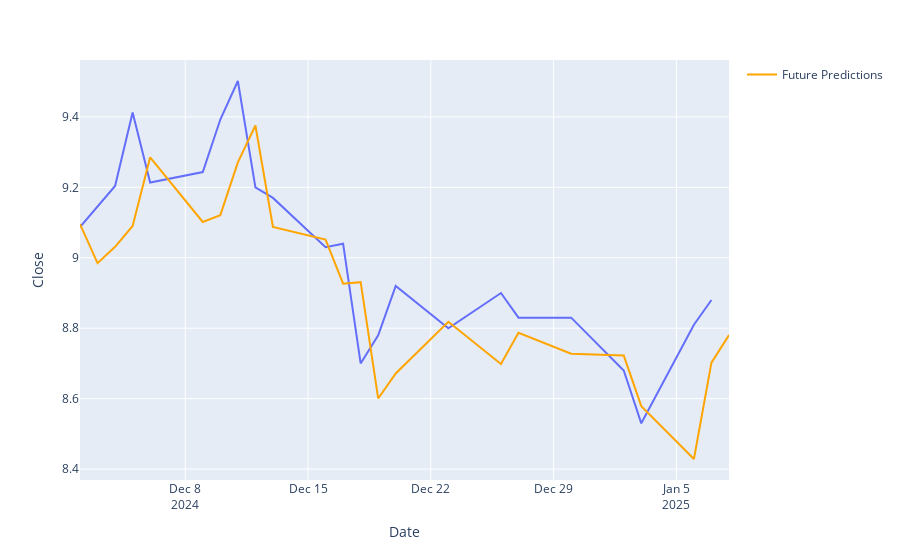

This figure's notebook cell:
### Code cell
# parallel validation

#note: it's made the prediction of the next value of each window sequence (contained in x_text).
#  Therefore You can only expect legitimate predictions of the following date. That's why this specific grath will show 1 value ahead of predictions
# in comparisson with the actual history

from datetime import datetime, timedelta
import plotly.express as px
df = yf.Ticker(ticker).history(start=test_dates[0], end=test_dates[-1])

fig = px.line(df,x=df.index,y='Close')
fig.add_trace(go.Scatter(
    x=test_dates,
    y=future_predictions,
    mode='lines',
    name='Future Predictions',
    line=dict(color='orange')
))
fig.show()

### Figure 1 — Plotly figure (JSON) as saved in the notebook; plotly's stock layout.template omitted (floating-point values rounded to 4 significant figures)
{"data": [{"hovertemplate": "Date=%{x}<br>Close=%{y}<extra></extra>", "legendgroup": "", "line": {"color": "#636efa", "dash": "solid"}, "marker": {"symbol": "circle"}, "mode": "lines", "name": "", "orientation": "v", "showlegend": false, "type": "scatter", "x": ["2024-12-02T00:00:00-03:00", "2024-12-03T00:00:00-03:00", "2024-12-04T00:00:00-03:00", "2024-12-05T00:00:00-03:00", "2024-12-06T00:00:00-03:00", "2024-12-09T00:00:00-03:00", "2024-12-10T00:00:00-03:00", "2024-12-11T00:00:00-03:00", "2024-12-12T00:00:00-03:00", "2024-12-13T00:00:00-03:00", "2024-12-16T00:00:00-03:00", "2024-12-17T00:00:00-03:00", "2024-12-18T00:00:00-03:00", "2024-12-19T00:00:00-03:00", "2024-12-20T00:00:00-03:00", "2024-12-23T00:00:00-03:00", "2024-12-26T00:00:00-03:00", "2024-12-27T00:00:00-03:00", "2024-12-30T00:00:00-03:00", "2025-01-02T00:00:00-03:00", "2025-01-03T00:00:00-03:00", "2025-01-06T00:00:00-03:00", "2025-01-07T00:00:00-03:00"], "xaxis": "x", "y": [9.087, 9.144, 9.204, 9.412, 9.214, 9.243, 9.393, 9.502, 9.2, 9.17, 9.03, 9.04, 8.7, 8.78, 8.92, 8.8, 8.9, 8.83, 8.83, 8.68, 8.53, 8.81, 8.88], "yaxis": "y"}, {"line": {"color": "orange"}, "mode": "lines", "name": "Future Predictions", "type": "scatter", "x": ["2024-12-02T00:00:00", "2024-12-03T00:00:00", "2024-12-04T00:00:00", "2024-12-05T00:00:00", "2024-12-06T00:00:00", "2024-12-09T00:00:00", "2024-12-10T00:00:00", "2024-12-11T00:00:00", "2024-12-12T00:00:00", "2024-12-13T00:00:00", "2024-12-16T00:00:00", "2024-12-17T00:00:00", "2024-12-18T00:00:00", "2024-12-19T00:00:00", "2024-12-20T00:00:00", "2024-12-23T00:00:00", "2024-12-26T00:00:00", "2024-12-27T00:00:00", "2024-12-30T00:00:00", "2025-01-02T00:00:00", "2025-01-03T00:00:00", "2025-01-06T00:00:00", "2025-01-07T00:00:00", "2025-01-08T00:00:00"], "y": [9.096, 8.985, 9.031, 9.09, 9.285, 9.102, 9.121, 9.271, 9.376, 9.087, 9.052, 8.926, 8.931, 8.601, 8.672, 8.818, 8.698, 8.787, 8.728, 8.722, 8.579, 8.429, 8.702, 8.78]}], "layout": {"legend": {"tracegroupgap": 0}, "margin": {"t": 60}, "xaxis": {"anchor": "y", "domain": [0, 1], "title": {"text": "Date"}}, "yaxis": {"anchor": "x", "domain": [0, 1], "title": {"text": "Close"}}}}
